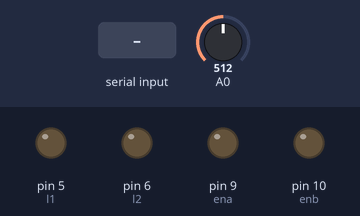
Recording of a sketch running on a simulated Arduino Uno, built with avr-gcc and run on an emulated ATmega328P. Shown: output pins drawn as LEDs (lit = HIGH). Inputs (shaded band) come from the test bench; at power-on: A0 = 512. Pins used as bus, display or sensor lines are not drawn.

Above: at 1.2 s.
1.3 s: "F" received over Serial
At 1.6 s:
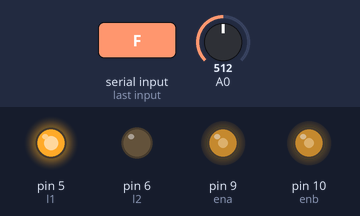
2.8 s: "B" received over Serial
At 4.0 s:
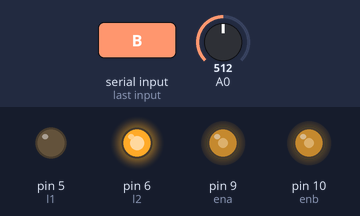
4.3 s: "L" received over Serial
At 4.7 s:
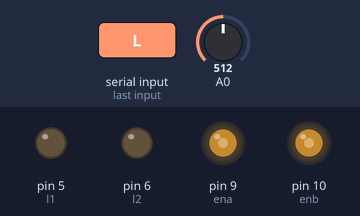
6.3 s: "S" received over Serial
At 6.6 s:
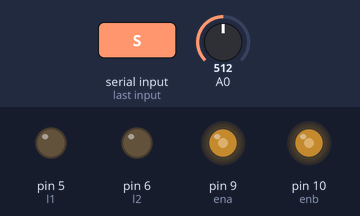
7.8 s: "R" received over Serial
At 9.0 s:
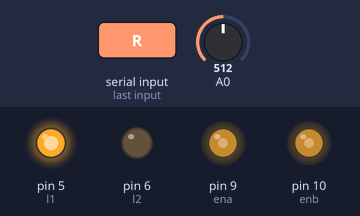
Timing chart, 0 to 10.3 s (numbered marks = the images above; inputs shaded):
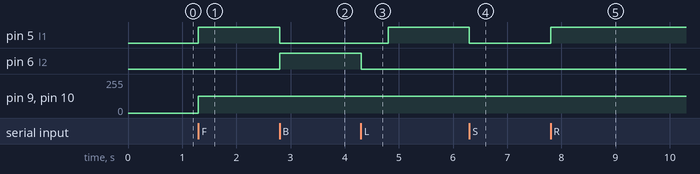

The sketch:

Speed_control_with_bluetooth_and_potentiometer.ino
```cpp
int l1 = 5;
int l2 = 6;
int r1 = 7;
int r2 = 8;
int ena = 9;
int enb = 10;

int data;

void setup() {
  // put your setup code here, to run once:
  Serial.begin(9600);
  pinMode(ena, OUTPUT);
  pinMode(l1, OUTPUT);
  pinMode(l2, OUTPUT);
  pinMode(r1, OUTPUT);
  pinMode(r2, OUTPUT);
  pinMode(enb, OUTPUT);
}

void goForward() {
  digitalWrite(l1, HIGH);
  digitalWrite(l2, LOW);
  digitalWrite(r1, LOW);
  digitalWrite(r2, HIGH);
}
void goBackward() {
  digitalWrite(l1, LOW);
  digitalWrite(l2, HIGH);
  digitalWrite(r1, HIGH);
  digitalWrite(r2, LOW);
}
void goLeft() {
  digitalWrite(l1, LOW);
  digitalWrite(l2, LOW);
  digitalWrite(r1, LOW);
  digitalWrite(r2, HIGH);
  delay(500);
  digitalWrite(l1, HIGH);
  digitalWrite(l2, LOW);
  digitalWrite(r1, LOW);
  digitalWrite(r2, HIGH);
}
void goRight() {
  digitalWrite(l1, HIGH);
  digitalWrite(l2, LOW);
  digitalWrite(r1, LOW);
  digitalWrite(r2, LOW);
  delay(500);
  digitalWrite(l1, HIGH);
  digitalWrite(l2, LOW);
  digitalWrite(r1, LOW);
  digitalWrite(r2, HIGH);
}
void goStop() {
  digitalWrite(l1, LOW);
  digitalWrite(r1, LOW);
  digitalWrite(l2, LOW);
  digitalWrite(r2, LOW);
}

int convertSpeedFromPotentiometer(int analogSpeed) {
  int speed;
  speed = int(0.249 * analogSpeed);
  return speed;
}

void setSpeed(int speed) {
  analogWrite(ena, speed);
  analogWrite(enb, speed);
}

void loop() {
  // put your main code here, to run repeatedly:
  // analogWrite(ena, 150);
  // analogWrite(enb, 150);
  if (Serial.available() > 0) {
    data = Serial.read();


    if (data == 'F') {
      goForward();

    } else if (data == 'B') {
      goBackward();

    } else if (data == 'L') {
      goLeft();

    } else if (data == 'R') {
      goRight();

    } else if (data == 'S') {

      goStop();
    }

    int sensorValue = analogRead(A0);
    int speed = convertSpeedFromPotentiometer(sensorValue);
    setSpeed(speed);
  }
}
```

Measured:
- after the input at 1.3 s, pin 5 (l1): LOW → HIGH at once; pin 9 (ena), pin 10 (enb): 0/255 → 127/255 at once
- after the input at 2.8 s, pin 5 (l1): HIGH → LOW at once; pin 6 (l2): LOW → HIGH at once
- after the input at 4.3 s, pin 5 (l1): LOW → HIGH after 0.50 s; pin 6 (l2): HIGH → LOW at once
- after the input at 6.3 s, pin 5 (l1): HIGH → LOW at once
- after the input at 7.8 s, pin 5 (l1): LOW → HIGH at once
